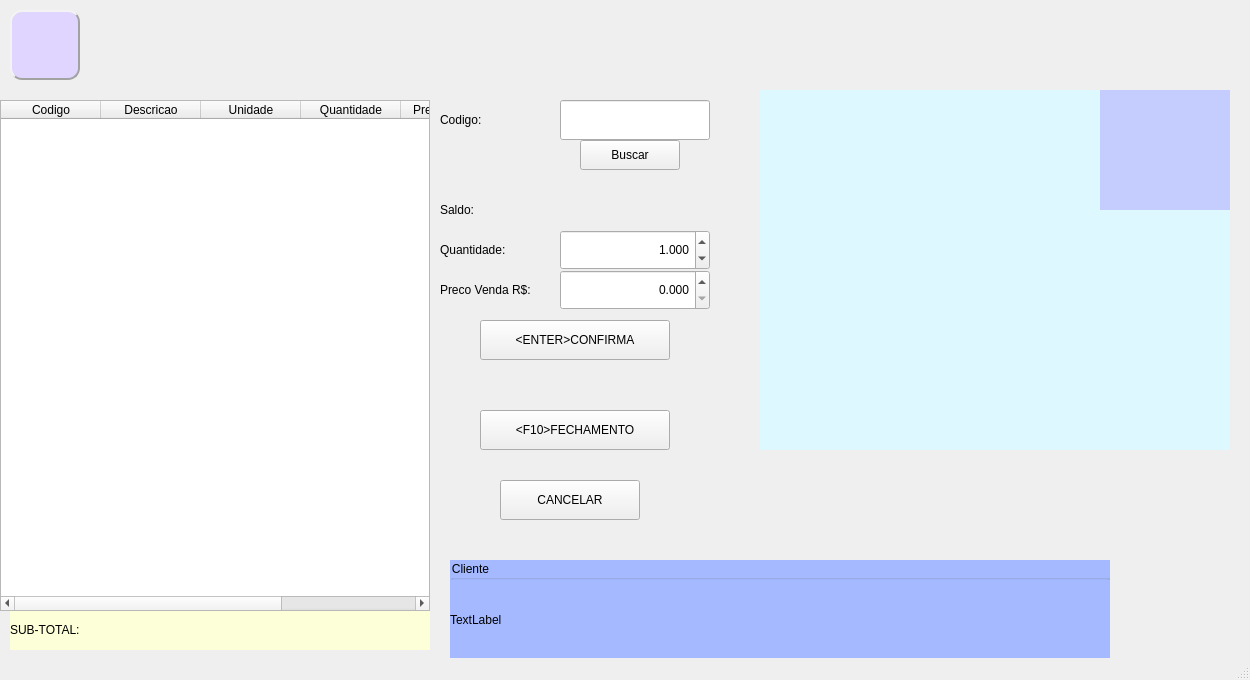
<?xml version="1.0" encoding="UTF-8"?>
<ui version="4.0">
 <class>MainWindow</class>
 <widget class="QMainWindow" name="MainWindow">
  <property name="geometry">
   <rect>
    <x>0</x>
    <y>0</y>
    <width>1250</width>
    <height>680</height>
   </rect>
  </property>
  <property name="windowTitle">
   <string>MainWindow</string>
  </property>
  <property name="styleSheet">
   <string notr="true"/>
  </property>
  <widget class="QWidget" name="centralwidget">
   <widget class="QLabel" name="produto">
    <property name="geometry">
     <rect>
      <x>100</x>
      <y>10</y>
      <width>1130</width>
      <height>70</height>
     </rect>
    </property>
    <property name="styleSheet">
     <string notr="true">font: 700 italic 35pt &quot;Courier&quot;;
</string>
    </property>
    <property name="text">
     <string/>
    </property>
   </widget>
   <widget class="QLabel" name="empresa">
    <property name="geometry">
     <rect>
      <x>10</x>
      <y>10</y>
      <width>70</width>
      <height>70</height>
     </rect>
    </property>
    <property name="styleSheet">
     <string notr="true">font: 81 10pt &quot;Rockwell Extra Bold&quot;;

background-color: rgb(223, 213, 255);

border-color: rgb(162, 162, 162);

border-style: Outset;
border-width: 2px;
border-radius: 12px;</string>
    </property>
    <property name="text">
     <string/>
    </property>
    <property name="pixmap">
     <pixmap>../../../../Users/Helio/.designer/backup/CADASTRO.png</pixmap>
    </property>
    <property name="scaledContents">
     <bool>true</bool>
    </property>
   </widget>
   <widget class="QLabel" name="foto_produto">
    <property name="geometry">
     <rect>
      <x>760</x>
      <y>90</y>
      <width>470</width>
      <height>360</height>
     </rect>
    </property>
    <property name="styleSheet">
     <string notr="true">background-color: rgb(221, 249, 255);</string>
    </property>
    <property name="text">
     <string/>
    </property>
   </widget>
   <widget class="QPushButton" name="bt_fecha">
    <property name="geometry">
     <rect>
      <x>480</x>
      <y>410</y>
      <width>190</width>
      <height>40</height>
     </rect>
    </property>
    <property name="text">
     <string>&lt;F10&gt;FECHAMENTO</string>
    </property>
   </widget>
   <widget class="QLineEdit" name="mcodigo">
    <property name="geometry">
     <rect>
      <x>560</x>
      <y>100</y>
      <width>150</width>
      <height>40</height>
     </rect>
    </property>
    <property name="maxLength">
     <number>13</number>
    </property>
   </widget>
   <widget class="QLabel" name="label">
    <property name="geometry">
     <rect>
      <x>440</x>
      <y>100</y>
      <width>110</width>
      <height>40</height>
     </rect>
    </property>
    <property name="text">
     <string>Codigo:</string>
    </property>
   </widget>
   <widget class="QLabel" name="sub_total">
    <property name="geometry">
     <rect>
      <x>10</x>
      <y>610</y>
      <width>420</width>
      <height>40</height>
     </rect>
    </property>
    <property name="styleSheet">
     <string notr="true">background-color: rgb(253, 255, 216);
font: 700 19pt &quot;Courier&quot;;
color: rgb(0, 0, 0);</string>
    </property>
    <property name="text">
     <string>SUB-TOTAL:</string>
    </property>
   </widget>
   <widget class="QLabel" name="logohti">
    <property name="geometry">
     <rect>
      <x>1140</x>
      <y>570</y>
      <width>90</width>
      <height>90</height>
     </rect>
    </property>
    <property name="text">
     <string/>
    </property>
   </widget>
   <widget class="QLabel" name="usuario">
    <property name="geometry">
     <rect>
      <x>1100</x>
      <y>90</y>
      <width>130</width>
      <height>120</height>
     </rect>
    </property>
    <property name="styleSheet">
     <string notr="true">background-color: rgb(197, 205, 255);</string>
    </property>
    <property name="text">
     <string/>
    </property>
   </widget>
   <widget class="QLabel" name="operador">
    <property name="geometry">
     <rect>
      <x>1100</x>
      <y>210</y>
      <width>130</width>
      <height>20</height>
     </rect>
    </property>
    <property name="text">
     <string/>
    </property>
   </widget>
   <widget class="QDoubleSpinBox" name="mquantidade">
    <property name="geometry">
     <rect>
      <x>560</x>
      <y>230</y>
      <width>150</width>
      <height>40</height>
     </rect>
    </property>
    <property name="alignment">
     <set>Qt::AlignRight|Qt::AlignTrailing|Qt::AlignVCenter</set>
    </property>
    <property name="decimals">
     <number>3</number>
    </property>
    <property name="minimum">
     <double>0.001000000000000</double>
    </property>
    <property name="maximum">
     <double>99999.990000000005239</double>
    </property>
    <property name="stepType">
     <enum>QAbstractSpinBox::DefaultStepType</enum>
    </property>
    <property name="value">
     <double>1.000000000000000</double>
    </property>
   </widget>
   <widget class="QLabel" name="label_2">
    <property name="geometry">
     <rect>
      <x>440</x>
      <y>230</y>
      <width>110</width>
      <height>40</height>
     </rect>
    </property>
    <property name="text">
     <string>Quantidade:</string>
    </property>
   </widget>
   <widget class="QLabel" name="label_3">
    <property name="geometry">
     <rect>
      <x>440</x>
      <y>270</y>
      <width>110</width>
      <height>40</height>
     </rect>
    </property>
    <property name="text">
     <string>Preco Venda R$:</string>
    </property>
   </widget>
   <widget class="QDoubleSpinBox" name="mpreco_venda">
    <property name="geometry">
     <rect>
      <x>560</x>
      <y>270</y>
      <width>150</width>
      <height>40</height>
     </rect>
    </property>
    <property name="alignment">
     <set>Qt::AlignRight|Qt::AlignTrailing|Qt::AlignVCenter</set>
    </property>
    <property name="decimals">
     <number>3</number>
    </property>
    <property name="minimum">
     <double>0.000000000000000</double>
    </property>
    <property name="maximum">
     <double>99999.990000000005239</double>
    </property>
    <property name="stepType">
     <enum>QAbstractSpinBox::AdaptiveDecimalStepType</enum>
    </property>
    <property name="value">
     <double>0.000000000000000</double>
    </property>
   </widget>
   <widget class="QLabel" name="label_4">
    <property name="geometry">
     <rect>
      <x>440</x>
      <y>190</y>
      <width>110</width>
      <height>40</height>
     </rect>
    </property>
    <property name="text">
     <string>Saldo:</string>
    </property>
   </widget>
   <widget class="QLabel" name="saldo">
    <property name="geometry">
     <rect>
      <x>560</x>
      <y>190</y>
      <width>130</width>
      <height>40</height>
     </rect>
    </property>
    <property name="styleSheet">
     <string notr="true">font: 700 12pt &quot;Segoe UI&quot;;</string>
    </property>
    <property name="text">
     <string/>
    </property>
    <property name="alignment">
     <set>Qt::AlignRight|Qt::AlignTrailing|Qt::AlignVCenter</set>
    </property>
   </widget>
   <widget class="QPushButton" name="bt_sair">
    <property name="geometry">
     <rect>
      <x>500</x>
      <y>480</y>
      <width>140</width>
      <height>40</height>
     </rect>
    </property>
    <property name="text">
     <string>CANCELAR</string>
    </property>
   </widget>
   <widget class="QGroupBox" name="gb_cliente">
    <property name="geometry">
     <rect>
      <x>450</x>
      <y>560</y>
      <width>660</width>
      <height>100</height>
     </rect>
    </property>
    <property name="styleSheet">
     <string notr="true">background-color: rgb(164, 185, 255);</string>
    </property>
    <property name="title">
     <string>Cliente</string>
    </property>
    <widget class="QLabel" name="lb_cliente">
     <property name="geometry">
      <rect>
       <x>0</x>
       <y>20</y>
       <width>660</width>
       <height>80</height>
      </rect>
     </property>
     <property name="styleSheet">
      <string notr="true">background-color: rgb(164, 185, 255);
border-color: rgb(164, 185, 255);
border-style: Outset;
border-width: 0px;
border-radius: 0px;
</string>
     </property>
     <property name="text">
      <string>TextLabel</string>
     </property>
    </widget>
   </widget>
   <widget class="QPushButton" name="bt_buscar_produto">
    <property name="geometry">
     <rect>
      <x>580</x>
      <y>140</y>
      <width>100</width>
      <height>30</height>
     </rect>
    </property>
    <property name="text">
     <string>Buscar</string>
    </property>
   </widget>
   <widget class="QPushButton" name="bt_confirma">
    <property name="geometry">
     <rect>
      <x>480</x>
      <y>320</y>
      <width>190</width>
      <height>40</height>
     </rect>
    </property>
    <property name="text">
     <string>&lt;ENTER&gt;CONFIRMA</string>
    </property>
   </widget>
   <widget class="QTableWidget" name="tableWidget">
    <property name="geometry">
     <rect>
      <x>0</x>
      <y>100</y>
      <width>430</width>
      <height>511</height>
     </rect>
    </property>
    <column>
     <property name="text">
      <string>Codigo</string>
     </property>
    </column>
    <column>
     <property name="text">
      <string>Descricao</string>
     </property>
    </column>
    <column>
     <property name="text">
      <string>Unidade</string>
     </property>
    </column>
    <column>
     <property name="text">
      <string>Quantidade</string>
     </property>
    </column>
    <column>
     <property name="text">
      <string>Preco Unitario</string>
     </property>
    </column>
    <column>
     <property name="text">
      <string>Total Produto</string>
     </property>
    </column>
   </widget>
  </widget>
  <widget class="QStatusBar" name="statusbar"/>
 </widget>
 <tabstops>
  <tabstop>mcodigo</tabstop>
  <tabstop>bt_buscar_produto</tabstop>
  <tabstop>mquantidade</tabstop>
  <tabstop>mpreco_venda</tabstop>
  <tabstop>bt_confirma</tabstop>
  <tabstop>bt_fecha</tabstop>
  <tabstop>bt_sair</tabstop>
 </tabstops>
 <resources/>
 <connections/>
</ui>
